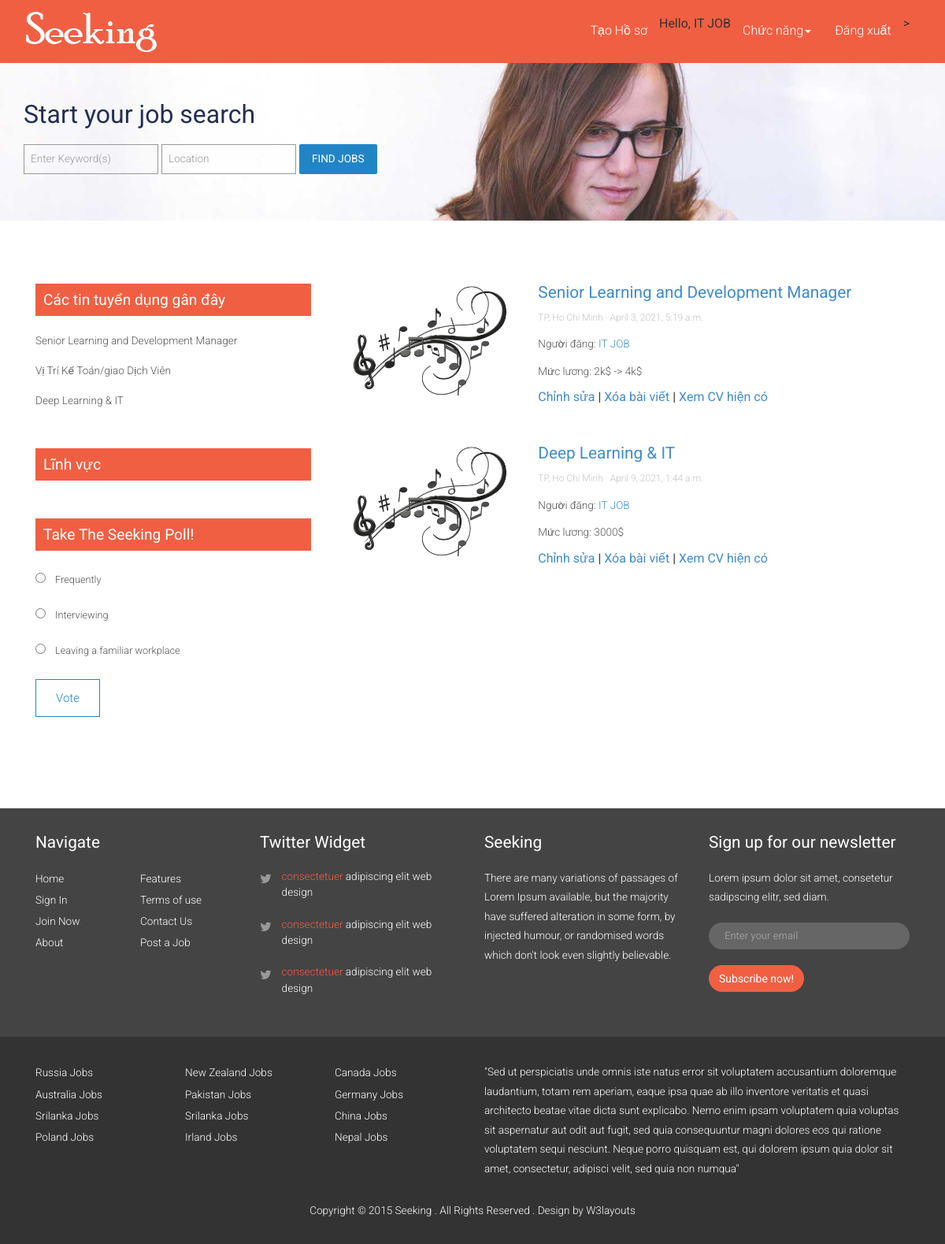
Screenshot of /managePost/ (signed in) with the database file from the repository.
### Home/models.py (models this page shows, shortened)
class Post(models.Model):
    nameJob = models.CharField("Tên công việc",max_length=100)
    catalogy = models.ForeignKey(Catalogy, on_delete=models.CASCADE, default=0)
    nhatuyen = models.ForeignKey(User, on_delete=models.CASCADE)
    motacv = models.TextField("Mô Tả công việc")
    phucloi = models.TextField("Phúc lợi")
    yeucaucv = models.TextField("Yêu cầu conog việc")
    salary = models.CharField("Lương",max_length=50)
    diachi = models.CharField("Địa chỉ",max_length=50)
    date = models.DateTimeField(default=timezone.now)
    image = models.ImageField("Hình ảnh",null= True, blank=True, upload_to="images/")
    care = models.ManyToManyField(User, related_name='posts')

### Home/views.py (the view)
# urls.py: path('managePost/', managePost.as_view(), name='managePost'),
class managePost(ListView):
    model = Post
    template_name = 'pages/managePost.html'

### Home/templates/pages/managePost.html (shortened to what this page needs)
{% extends "pages/base.html" %}
{% block content %}
{% for post in object_list %}
{% if user.id == post.nhatuyen.id %}
<div class="col_1">
    <div class="col-sm-4 row_2">
        {% if post.image %}
        <a href="single.html"><img src="{{post.image.url}}" class="img-responsive" alt="" /></a>
        {% endif %}
    </div>
    <div class="col-sm-8 row_1">
        <h4><a href="{% url 'post_details' post.pk %}">{{ post.nameJob }} </a></h4>
        <h6>TP, Ho Chi Minh <span class="dot">·</span> {{post.date}}</h6>
        <p>Người đăng: <a href="{% url 'jobview' post.nhatuyen.id|slugify %}">{{post.nhatuyen.first_name}}</a></p>
        <p>Mức lương: {{post.salary}}</p>
        <div class="social">
            <a href="{% url 'update_post' post.pk %}">Chỉnh sửa</a> |
            <a href="{% url 'delete_post' post.pk %}">Xóa bài viết</a> |
            <a href="{% url 'cv_post' post.pk %}">Xem CV hiện có</a>
        </div>
    </div>
    <div class="clearfix"> </div>
</div>
{% endif %}
{% endfor %}
{% endblock %}

### Home/templates/pages/base.html (shortened to what this page needs)
<!DOCTYPE HTML>
<html>
<head>
	{% load static %}
	<link href="{% static 'css/bootstrap-3.1.1.min.css' %}" rel='stylesheet' type='text/css' />
	<link href="{%  static 'css/style.css' %}" rel='stylesheet' type='text/css' />
	<link href="{% static 'css/font-awesome.css' %}" rel="stylesheet">
	<link rel="stylesheet" href="https://cdnjs.cloudflare.com/ajax/libs/font-awesome/4.7.0/css/font-awesome.min.css">
</head>
<body>
	<nav class="navbar navbar-default" role="navigation">
		<div class="container">
			<div class="navbar-header">
				<a class="navbar-brand" href="/"><img src="{% static 'images/logo.png' %}" alt="" /></a>
			</div>
			<div class="navbar-collapse collapse" id="bs-example-navbar-collapse-1" style="height: 1px;">
				<ul class="nav navbar-nav">
					<li><a href="#">Tạo Hồ sơ</a></li>
					{% if user.is_authenticated %}
					{% if user.first_name != "" %}
					<li>Hello, {{user.first_name}}</li>>
					<li class="dropdown">
						<a href="#" class="dropdown-toggle" data-toggle="dropdown">Chức năng<b class="caret"></b></a>
					</li>
					<li><a href="{% url 'logout' %}">Đăng xuất</a></li>
					{% endif %}
					{% endif %}
				</ul>
			</div>
		</div>
	</nav>
	<div class="banner_1">
		<div class="container">
			<div id="search_wrapper1">
				<div id="search_form" class="clearfix">
					<h1>Start your job search</h1>
					<form method="POST" action="{% url 'search_post' %}">
					<p>
						<input type="text" class="text" placeholder=" " name="search" value="Enter Keyword(s)"
							onfocus="this.value = '';"
							onblur="if (this.value == '') {this.value = 'Enter Keyword(s)';}">
						<input type="text" class="text" placeholder=" " value="Location" onfocus="this.value = '';"
							onblur="if (this.value == '') {this.value = 'Location';}">
						<label class="btn2 btn-2 btn2-1b"><input type="submit" value="Find Jobs"></label>
					</p>
					</form>
				</div>
			</div>
		</div>
	</div>
	<div class="container">
		<div class="single">
			<div class="col-md-4">
				<div class="col_3">
					<h3>Các tin tuyển dụng gân đây</h3>
					<ul class="list_1">
						{% for post in object_list %}
						<li><a href="{% url 'post_details' post.pk %}">{{post.nameJob}} </a></li>
						{% endfor %}
					</ul>
				</div>
				<div class="col_3">
					<h3>Lĩnh vực</h3>
				</div>
				<div class="widget">
					<h3>Take The Seeking Poll!</h3>
					<div class="widget-content">
						<div class="seeking-answer">
							<span class="seeking-answer-group">
								<span class="seeking-answer-input">
									<input class="seeking-radiobutton" type="radio">
								</span>
								<label for="" class="seeking-input-label">
									<span class="seeking-answer-span">Frequently</span>
								</label>
							</span>
							<span class="seeking-answer-group">
								<span class="seeking-answer-input">
									<input class="seeking-radiobutton" type="radio">
								</span>
								<label for="" class="seeking-input-label">
									<span class="seeking-answer-span">Interviewing</span>
								</label>
							</span>
							<span class="seeking-answer-group">
								<span class="seeking-answer-input">
									<input class="seeking-radiobutton" type="radio">
								</span>
								<label for="" class="seeking-input-label">
									<span class="seeking-answer-span">Leaving a familiar workplace</span>
								</label>
							</span>
							<div class="seeking_vote">
								<a class="seeking-vote-button">Vote</a>
							</div>
						</div>
					</div>
				</div>
			</div>
			<div class="col-md-8 single_right">
				{% block content %}
				{% endblock %}
			</div>
		</div>
	</div>
	<div class="footer">
		<div class="container">
			<div class="col-md-3 grid_3">
				<h4>Navigate</h4>
				<ul class="f_list f_list1">
					<li><a href="/">Home</a></li>
					<li><a href="login.html">Sign In</a></li>
					<li><a href="login.html">Join Now</a></li>
					<li><a href="about.html">About</a></li>
				</ul>
				<ul class="f_list">
					<li><a href="features.html">Features</a></li>
					<li><a href="terms.html">Terms of use</a></li>
					<li><a href="contact.html">Contact Us</a></li>
					<li><a href="jobs.html">Post a Job</a></li>
				</ul>
				<div class="clearfix"> </div>
			</div>
			<div class="col-md-3 grid_3">
				<h4>Twitter Widget</h4>
				<div class="footer-list">
					<ul>
						<li><i class="fa fa-twitter tw1"> </i>
							<p><span class="yellow"><a href="#">consectetuer</a></span> adipiscing elit web design</p>
						</li>
						<li><i class="fa fa-twitter tw1"> </i>
							<p><span class="yellow"><a href="#">consectetuer</a></span> adipiscing elit web design</p>
						</li>
						<li><i class="fa fa-twitter tw1"> </i>
							<p><span class="yellow"><a href="#">consectetuer</a></span> adipiscing elit web design</p>
						</li>
					</ul>
				</div>
			</div>
			<div class="col-md-3 grid_3">
				<h4>Seeking</h4>
				<p>There are many variations of passages of Lorem Ipsum available, but the majority have suffered
					alteration in some form, by injected humour, or randomised words which don't look even slightly
					believable. </p>
			</div>
			<div class="col-md-3 grid_3">
				<h4>Sign up for our newsletter</h4>
				<p>Lorem ipsum dolor sit amet, consetetur sadipscing elitr, sed diam.</p>
				<form>
					<input type="text" class="form-control" placeholder="Enter your email">
					<button type="button" class="btn red">Subscribe now!</button>
				</form>
			</div>
			<div class="clearfix"> </div>
		</div>
	</div>
	<div class="footer_bottom">
		<div class="container">
			<div class="col-sm-2">
				<ul class="f_list2">
					<li><a href="jobs.html">Russia Jobs</a></li>
					<li><a href="jobs.html">Australia Jobs</a></li>
					<li><a href="jobs.html">Srilanka Jobs</a></li>
					<li><a href="jobs.html">Poland Jobs</a></li>
				</ul>
			</div>
			<div class="col-sm-2">
				<ul class="f_list2">
					<li><a href="jobs.html">New Zealand Jobs</a></li>
					<li><a href="jobs.html">Pakistan Jobs</a></li>
					<li><a href="jobs.html">Srilanka Jobs</a></li>
					<li><a href="jobs.html">Irland Jobs</a></li>
				</ul>
			</div>
			<div class="col-sm-2">
				<ul class="f_list2">
					<li><a href="jobs.html">Canada Jobs</a></li>
					<li><a href="jobs.html">Germany Jobs</a></li>
					<li><a href="jobs.html">China Jobs</a></li>
					<li><a href="jobs.html">Nepal Jobs</a></li>
				</ul>
			</div>
			<div class="col-sm-6 footer_text">
				<p>"Sed ut perspiciatis unde omnis iste natus error sit voluptatem accusantium doloremque laudantium,
					totam rem aperiam, eaque ipsa quae ab illo inventore veritatis et quasi architecto beatae vitae
					dicta sunt explicabo. Nemo enim ipsam voluptatem quia voluptas sit aspernatur aut odit aut fugit,
					sed quia consequuntur magni dolores eos qui ratione voluptatem sequi nesciunt. Neque porro quisquam
					est, qui dolorem ipsum quia dolor sit amet, consectetur, adipisci velit, sed quia non numqua"</p>
			</div>
			<div class="clearfix"> </div>
			<div class="copy">
				<p>Copyright © 2015 Seeking . All Rights Reserved . Design by <a href="http://w3layouts.com/"
						target="_blank">W3layouts</a> </p>
			</div>
		</div>
	</div>
</body>
</html>

### rows the page displays
Post: nameJob "Senior Learning and Development Manager", image (picture), date "April 3, 2021, 5:19 a.m.", nhatuyen.first_name "IT JOB", salary "2k$ -> 4k$"
Post: nameJob "Vị Trí Kế Toán/giao Dịch Viên"
Post: nameJob "Deep Learning & IT", image (picture), date "April 9, 2021, 1:44 a.m.", nhatuyen.first_name "IT JOB", salary "3000$"

### other values shown
{{ user.first_name }} "IT JOB"
